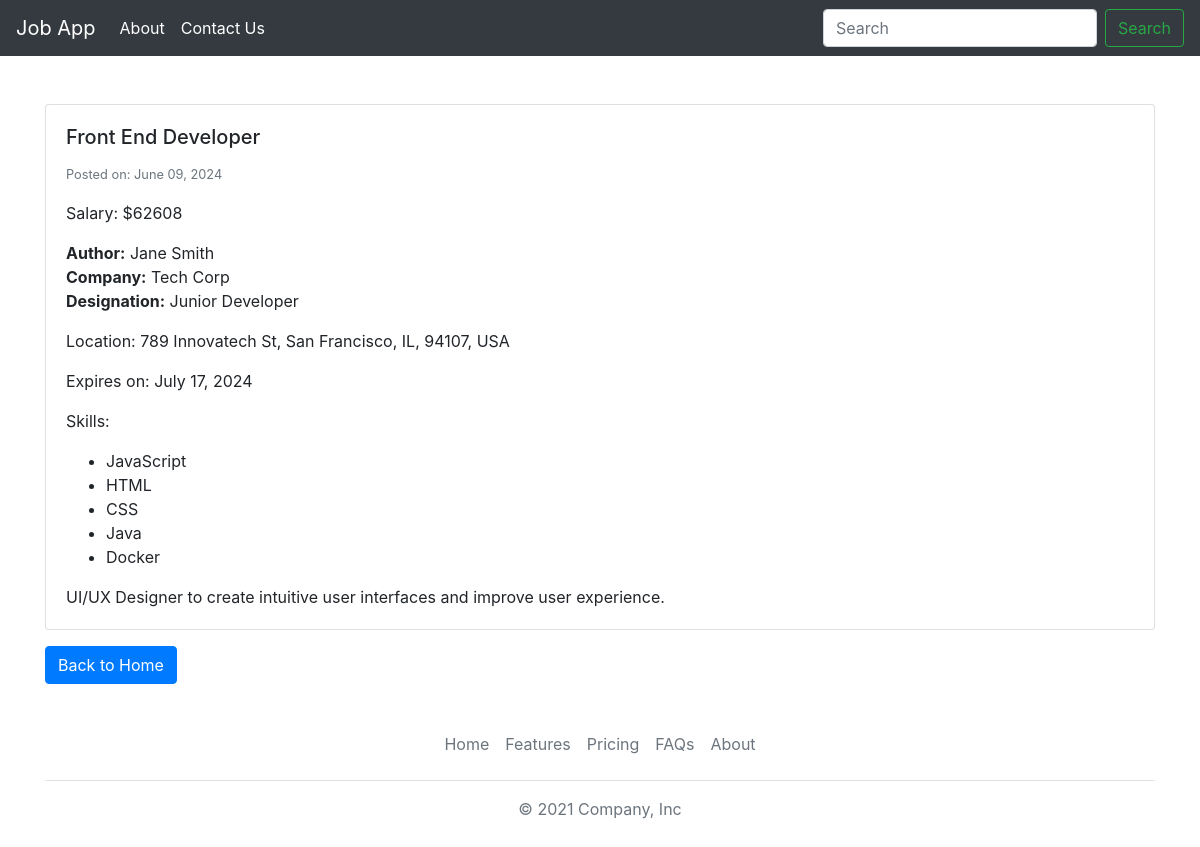
/job/front-end-developer, run on the app's committed database.
### JobPost/models.py (models this page shows, shortened)
class JobPost(models.Model):
    JOB_TYPE_CHOICES = [
        ('Full Time', 'Full Time'),
        ('Part Time', 'Part Time'),
    ]
    title = models.CharField(max_length=200)
    description = models.TextField()
    date = models.DateTimeField(auto_now_add=True) #add date when adding
    salary = models.IntegerField()
    slug = models.SlugField(null=True, max_length=40, unique=True)
    expiry = models.DateField(null=True)
    location = models.OneToOneField(Location,on_delete=models.CASCADE, null=True)
    author = models.ForeignKey(Author, on_delete=models.CASCADE)
    skills = models.ManyToManyField(Skill)
    type = models.CharField(max_length=200, null=False, choices=JOB_TYPE_CHOICES)
    def __str__(self) -> str:
        return f"{self.title} -> {self.salary}"

class Author(models.Model):
    name = models.CharField(max_length=100)
    company = models.CharField(max_length=100)
    designation = models.CharField(max_length=100)

class Location(models.Model):
    street = models.CharField(max_length=255)
    city = models.CharField(max_length=255)
    state = models.CharField(max_length=255)
    country = models.CharField(max_length=100)
    zip = models.CharField(max_length=20)

class Skill(models.Model):
    name = models.CharField(max_length=100)

### JobPost/views.py (the view)
# urls.py: path('job/<str:slug>', views.job_detail, name="job_detail")
def job_detail(request,slug):
    try:
        context = {
            'job' : JobPost.objects.get(slug=slug)
        }
        print(JobPost.objects.get(slug=slug))
        return render(request, 'JobPost/job_detail.html', context)
    except:
        return HttpResponseNotFound("Not Found")

### JobPost/templates/JobPost/job_detail.html (shortened to what this page needs)
{% extends "layout.html" %}
{% block content %}
    <div class="container mt-5">
        <div class="card">
            <div class="card-body">
                <h5 class="card-title">{{ job.title }}</h5>
                <p class="card-text"><small class="text-muted">Posted on: {{ job.date|date:"F d, Y" }}</small></p>
                <p class="card-text">Salary: ${{ job.salary }}</p>
                <p class="card-text">
                    <strong>Author:</strong> {{ job.author.name }}<br>
                    <strong>Company:</strong> {{ job.author.company }}<br>
                    <strong>Designation:</strong> {{ job.author.designation }}
                </p>
                {% if job.location %}
                    <p class="card-text">Location: {{ job.location.street }}, {{ job.location.city }}, {{ job.location.state }}, {{ job.location.zip }}, {{ job.location.country }}</p>
                {% endif %}
                {% if job.expiry %}
                    <p class="card-text">Expires on: {{ job.expiry|date:"F d, Y" }}</p>
                {% endif %}
                {% if job.skills.all %}
                    <p class="card-text">Skills:
                        <ul>
                            {% for skill in job.skills.all %}
                                <li>{{ skill.name }}</li>
                            {% endfor %}
                        </ul>
                    </p>
                {% endif %}
                <p class="card-text">{{ job.description }}</p>
            </div>
        </div>
        <a href="{% url 'home' %}" class="btn btn-primary mt-3">Back to Home</a>
    </div>
{% endblock content %}

### data on the page
JobPost: title "Front End Developer", date "June 09, 2024", salary "62608", author.name "Jane Smith", author.company "Tech Corp", author.designation "Junior Developer", location.street "789 Innovatech St", location.city "San Francisco", location.state "IL", location.zip "94107", location.country "USA", expiry "July 17, 2024", description "UI/UX Designer to create intuitive user interfaces and improve user experience."
Skill: name "JavaScript"
Skill: name "HTML"
Skill: name "CSS"
Skill: name "Java"
Skill: name "Docker"
